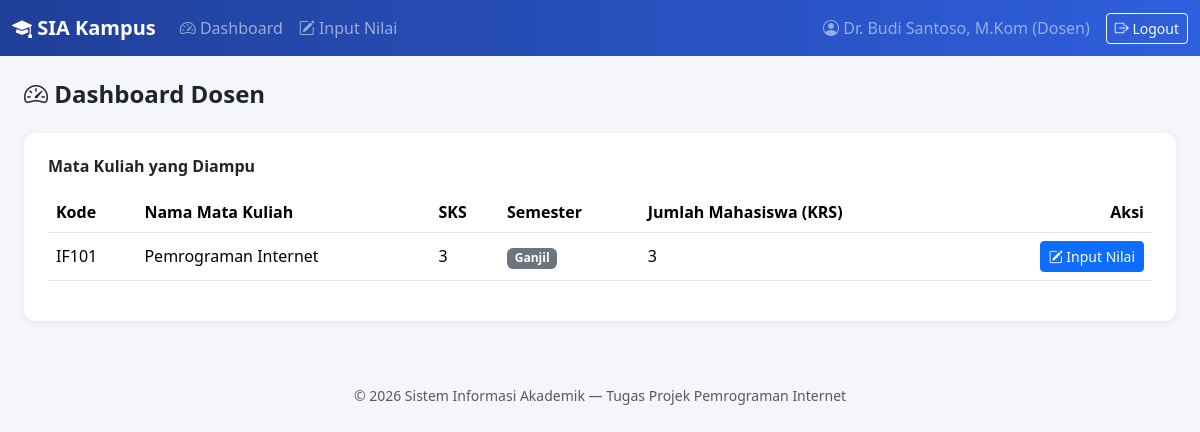
The page /dosen/dashboard.php (signed in) on the database its author committed.
### tables this page shows
CREATE TABLE matakuliah (
    id INT AUTO_INCREMENT PRIMARY KEY,
    kode_mk VARCHAR(20) NOT NULL UNIQUE,
    nama_mk VARCHAR(100) NOT NULL,
    sks INT NOT NULL,
    dosen_id INT NULL,
    semester_ajaran ENUM('Ganjil', 'Genap') NOT NULL DEFAULT 'Ganjil',
    FOREIGN KEY (dosen_id) REFERENCES dosen(id) ON DELETE SET NULL
);

### includes/auth.php (called while the page is built, shortened)
<?php
function h($str) {
    return htmlspecialchars($str ?? '', ENT_QUOTES, 'UTF-8');
}

### dosen/dashboard.php (the view, shortened to what this page needs)
<?php
require_once __DIR__ . '/../includes/auth.php';
require_once __DIR__ . '/../config/database.php';
$user = currentUser();
$stmt = $pdo->prepare('
    SELECT mk.*,
           (SELECT COUNT(*) FROM krs WHERE matakuliah_id = mk.id) AS jumlah_mahasiswa
    FROM matakuliah mk
    WHERE mk.dosen_id = ?
    ORDER BY mk.kode_mk
');
$stmt->execute([$user['ref_id']]);
$mataKuliah = $stmt->fetchAll();
require_once __DIR__ . '/../includes/header.php';
?>
<h4 class="fw-bold mb-4"><i class="bi bi-speedometer2"></i> Dashboard Dosen</h4>
<div class="card p-4 mb-4">
    <h6 class="fw-bold mb-3">Mata Kuliah yang Diampu</h6>
    <div class="table-responsive">
        <table class="table table-hover align-middle">
            <thead>
                <tr>
                    <th>Kode</th>
                    <th>Nama Mata Kuliah</th>
                    <th>SKS</th>
                    <th>Semester</th>
                    <th>Jumlah Mahasiswa (KRS)</th>
                    <th class="text-end">Aksi</th>
                </tr>
            </thead>
            <tbody>
            <?php foreach ($mataKuliah as $mk): ?>
                <tr>
                    <td><?= h($mk['kode_mk']) ?></td>
                    <td><?= h($mk['nama_mk']) ?></td>
                    <td><?= h($mk['sks']) ?></td>
                    <td><span class="badge bg-secondary"><?= h($mk['semester_ajaran']) ?></span></td>
                    <td><?= (int)$mk['jumlah_mahasiswa'] ?></td>
                    <td class="text-end">
                        <a href="<?= BASE_URL ?>/dosen/nilai.php?mk=<?= $mk['id'] ?>" class="btn btn-sm btn-primary">
                            <i class="bi bi-pencil-square"></i> Input Nilai
                        </a>
                    </td>
                </tr>
            <?php endforeach; ?>
            </tbody>
        </table>
    </div>
</div>
<?php require_once __DIR__ . '/../includes/footer.php'; ?>

### assets/css/style.css (style rules this page uses)
:root { --brand: #2f5fdd; --brand-dark: #203f99; }
body { background-color: #f4f6fb; font-family: 'Segoe UI', system-ui, -apple-system, sans-serif; }
.card { border: none; border-radius: 12px; box-shadow: 0 2px 10px rgba(0,0,0,0.06); }
.table thead { background-color: #eef1fa; }

### rows shown on the page
matakuliah: kode_mk "IF101", nama_mk "Pemrograman Internet", sks "3", semester_ajaran "Ganjil", jumlah_mahasiswa "3"

### other values the page prints
$user['nama'] "Dr. Budi Santoso, M.Kom"
$user['role'] "Dosen"
